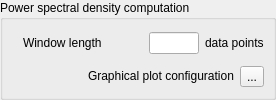
                 <widget class="QGroupBox" name="groupBox_PSD">
                  <property name="sizePolicy">
                   <sizepolicy hsizetype="Preferred" vsizetype="Minimum">
                    <horstretch>0</horstretch>
                    <verstretch>0</verstretch>
                   </sizepolicy>
                  </property>
                  <property name="minimumSize">
                   <size>
                    <width>250</width>
                    <height>0</height>
                   </size>
                  </property>
                  <property name="title">
                   <string>Power spectral density computation</string>
                  </property>
                  <layout class="QVBoxLayout" name="verticalLayout_19">
                   <property name="spacing">
                    <number>6</number>
                   </property>
                   <property name="topMargin">
                    <number>9</number>
                   </property>
                   <property name="rightMargin">
                    <number>0</number>
                   </property>
                   <property name="bottomMargin">
                    <number>3</number>
                   </property>
                   <item>
                    <widget class="QWidget" name="widget_windowLength_PSD" native="true">
                     <property name="sizePolicy">
                      <sizepolicy hsizetype="Fixed" vsizetype="Fixed">
                       <horstretch>0</horstretch>
                       <verstretch>0</verstretch>
                      </sizepolicy>
                     </property>
                     <property name="minimumSize">
                      <size>
                       <width>100</width>
                       <height>0</height>
                      </size>
                     </property>
                     <layout class="QHBoxLayout" name="horizontalLayout_42">
                      <property name="topMargin">
                       <number>0</number>
                      </property>
                      <property name="bottomMargin">
                       <number>0</number>
                      </property>
                      <item>
                       <widget class="QLabel" name="label_windowLength_PSD">
                        <property name="sizePolicy">
                         <sizepolicy hsizetype="Fixed" vsizetype="Fixed">
                          <horstretch>0</horstretch>
                          <verstretch>0</verstretch>
                         </sizepolicy>
                        </property>
                        <property name="minimumSize">
                         <size>
                          <width>120</width>
                          <height>0</height>
                         </size>
                        </property>
                        <property name="toolTip">
                         <string/>
                        </property>
                        <property name="toolTipDuration">
                         <number>0</number>
                        </property>
                        <property name="text">
                         <string>Window length</string>
                        </property>
                        <property name="alignment">
                         <set>Qt::AlignJustify|Qt::AlignVCenter</set>
                        </property>
                       </widget>
                      </item>
                      <item alignment="Qt::AlignLeft">
                       <widget class="QLineEdit" name="lineEdit_windowLength_PSD">
                        <property name="enabled">
                         <bool>true</bool>
                        </property>
                        <property name="sizePolicy">
                         <sizepolicy hsizetype="Fixed" vsizetype="Fixed">
                          <horstretch>0</horstretch>
                          <verstretch>0</verstretch>
                         </sizepolicy>
                        </property>
                        <property name="minimumSize">
                         <size>
                          <width>30</width>
                          <height>0</height>
                         </size>
                        </property>
                        <property name="maximumSize">
                         <size>
                          <width>50</width>
                          <height>16777215</height>
                         </size>
                        </property>
                        <property name="toolTip">
                         <string>&lt;html&gt;&lt;head/&gt;&lt;body&gt;&lt;p&gt;Length of window for the calculation of the Power Spectral Density (PSD) with  Welch's method. Value given in number of data points. The length of the PSD (how many frequency bins will exist) will always be equal to the window length +1&lt;/p&gt;&lt;/body&gt;&lt;/html&gt;</string>
                        </property>
                        <property name="maxLength">
                         <number>8</number>
                        </property>
                       </widget>
                      </item>
                      <item alignment="Qt::AlignLeft">
                       <widget class="QLabel" name="label_windowLengthUnits_PSD">
                        <property name="sizePolicy">
                         <sizepolicy hsizetype="Fixed" vsizetype="Fixed">
                          <horstretch>0</horstretch>
                          <verstretch>0</verstretch>
                         </sizepolicy>
                        </property>
                        <property name="minimumSize">
                         <size>
                          <width>20</width>
                          <height>0</height>
                         </size>
                        </property>
                        <property name="text">
                         <string>data points</string>
                        </property>
                       </widget>
                      </item>
                     </layout>
                    </widget>
                   </item>
                   <item alignment="Qt::AlignRight">
                    <widget class="QWidget" name="widget_graphicalConfig_PSD" native="true">
                     <property name="sizePolicy">
                      <sizepolicy hsizetype="Fixed" vsizetype="Fixed">
                       <horstretch>0</horstretch>
                       <verstretch>0</verstretch>
                      </sizepolicy>
                     </property>
                     <property name="minimumSize">
                      <size>
                       <width>100</width>
                       <height>0</height>
                      </size>
                     </property>
                     <layout class="QHBoxLayout" name="horizontalLayout_43">
                      <property name="topMargin">
                       <number>3</number>
                      </property>
                      <property name="bottomMargin">
                       <number>3</number>
                      </property>
                      <item>
                       <widget class="QLabel" name="label_graphicalConfig_PSD">
                        <property name="sizePolicy">
                         <sizepolicy hsizetype="Fixed" vsizetype="Fixed">
                          <horstretch>0</horstretch>
                          <verstretch>0</verstretch>
                         </sizepolicy>
                        </property>
                        <property name="minimumSize">
                         <size>
                          <width>120</width>
                          <height>0</height>
                         </size>
                        </property>
                        <property name="toolTip">
                         <string/>
                        </property>
                        <property name="toolTipDuration">
                         <number>0</number>
                        </property>
                        <property name="text">
                         <string>Graphical plot configuration</string>
                        </property>
                        <property name="alignment">
                         <set>Qt::AlignJustify|Qt::AlignVCenter</set>
                        </property>
                       </widget>
                      </item>
                      <item>
                       <widget class="QToolButton" name="toolButton_graphicalConfig_PSD">
                        <property name="text">
                         <string>...</string>
                        </property>
                       </widget>
                      </item>
                     </layout>
                    </widget>
                   </item>
                  </layout>
                 </widget>
